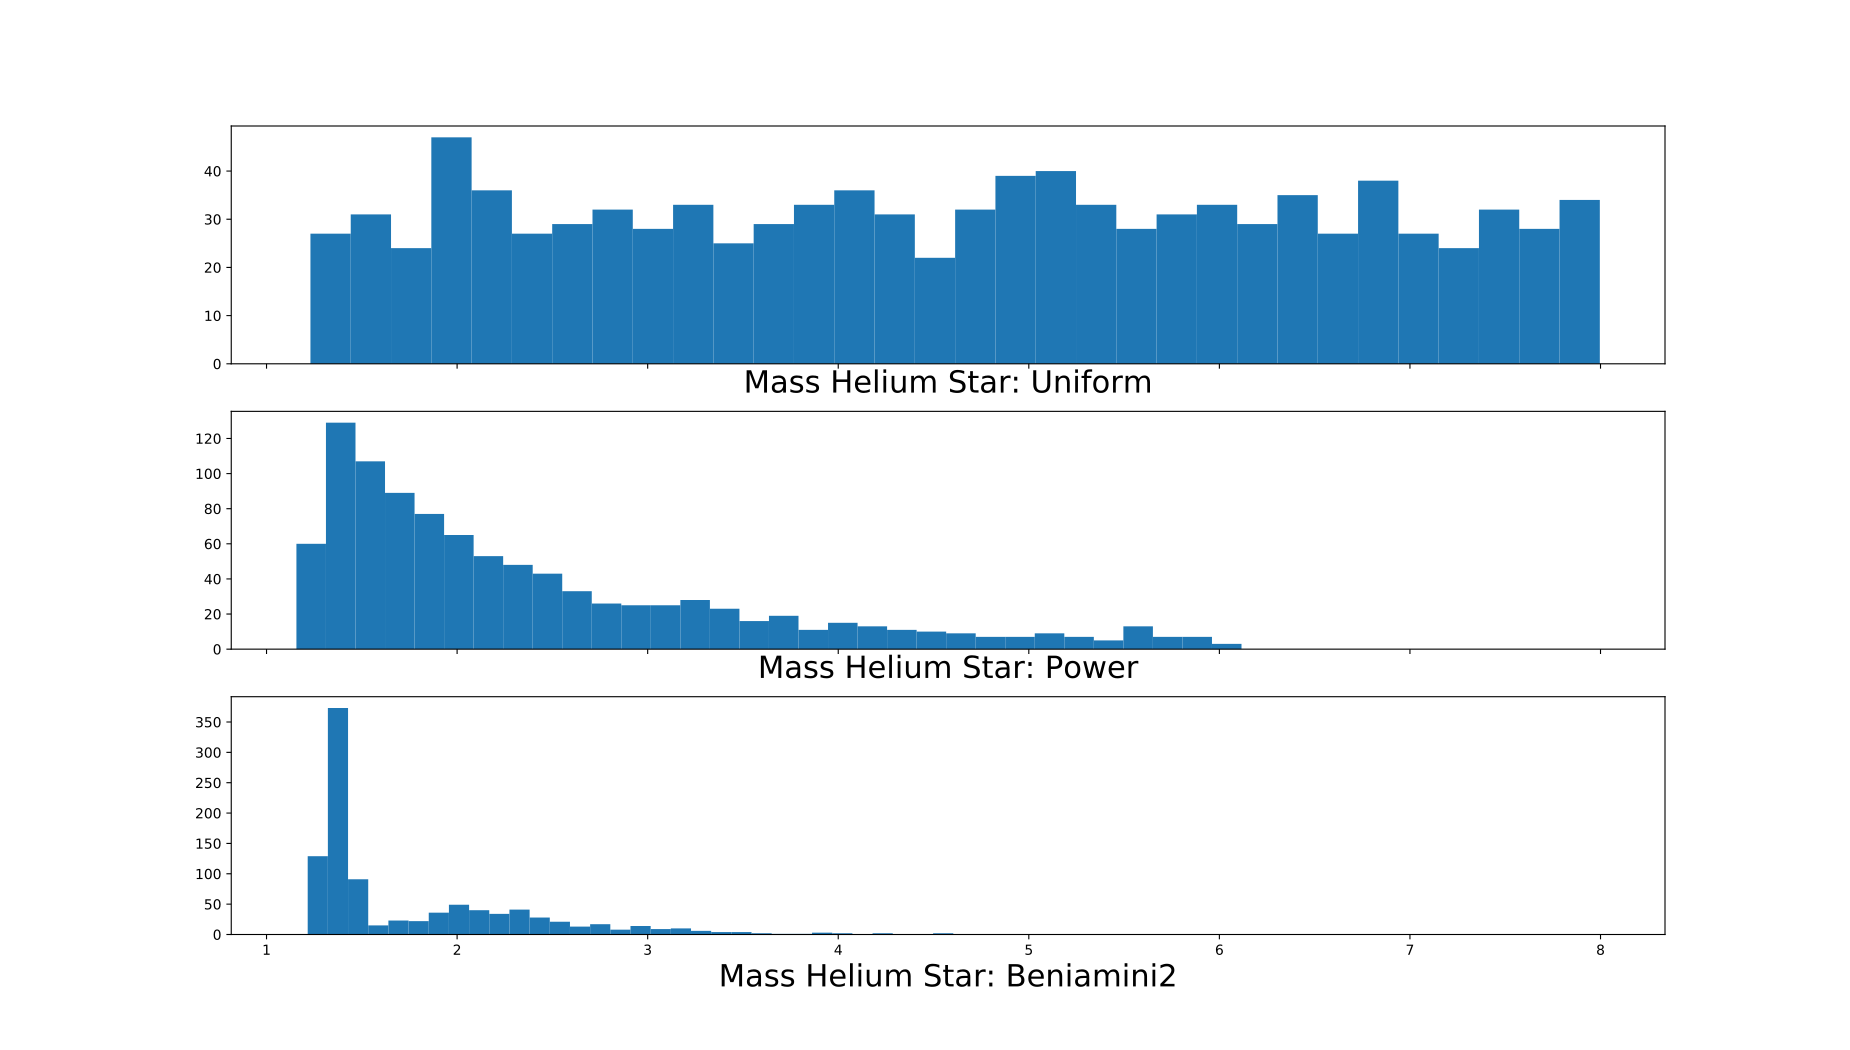

Recreate this plot in Python.
from astro_traj.galaxy import Hernquist_NFW
from astro_traj import constr_dict
from astro_traj.sample import Sample
import numpy as np
from matplotlib import use
use('agg')
import matplotlib.pyplot as plt
font = {'size': 22}

samples = 'posterior_samples.dat'
Galaxy = constr_dict.galaxy('NGC', samples, 2.8, 5, 0.679)
gal = Hernquist_NFW(Galaxy['Mspiral'], Galaxy['Mbulge'], Galaxy['Mhalo'], Galaxy['R_eff'], 0.679, rcut=100)
samp = Sample(gal)
Nsys = 1000
bins = int(np.round(np.sqrt(Nsys)))
Mcomp_dist, Mns_dist = samp.sample_masses(samples, method='posterior', size=Nsys)

ECSPDFMhe = samp.initialize_Mhe(0.1)
CCSPDFMhe = samp.initialize_Mhe(1.0)
dumrand = np.random.uniform(0,1,size=Nsys)
Mhe_dist_uniform = samp.sample_Mhe(Mmin=Mns_dist, method='uniform', size=Nsys, PDF=None, ECSPDF=ECSPDFMhe, CCSPDF=CCSPDFMhe, irand=dumrand) # (Msun)
Mhe_dist_power = samp.sample_Mhe(Mmin=Mns_dist, method='power', size=Nsys, PDF=None, ECSPDF=ECSPDFMhe, CCSPDF=CCSPDFMhe, irand=dumrand) # (Msun)
Mhe_dist_beniamini2 = samp.sample_Mhe(Mmin=Mns_dist, method='beniamini2', size=Nsys, PDF=None, ECSPDF=ECSPDFMhe, CCSPDF=CCSPDFMhe, irand=dumrand) # (Msun)

plot, (ax1, ax2, ax3) = plt.subplots(3, sharex=True, figsize=(18.5, 10.5))
ax1.hist(Mhe_dist_uniform, bins=bins)
ax2.hist(Mhe_dist_power, bins=bins)
ax3.hist(Mhe_dist_beniamini2, bins=bins)
ax1.set_xlabel('Mass Helium Star: Uniform', fontdict=font)
ax2.set_xlabel('Mass Helium Star: Power', fontdict=font)
ax3.set_xlabel('Mass Helium Star: Beniamini2', fontdict=font)
plot.show()
